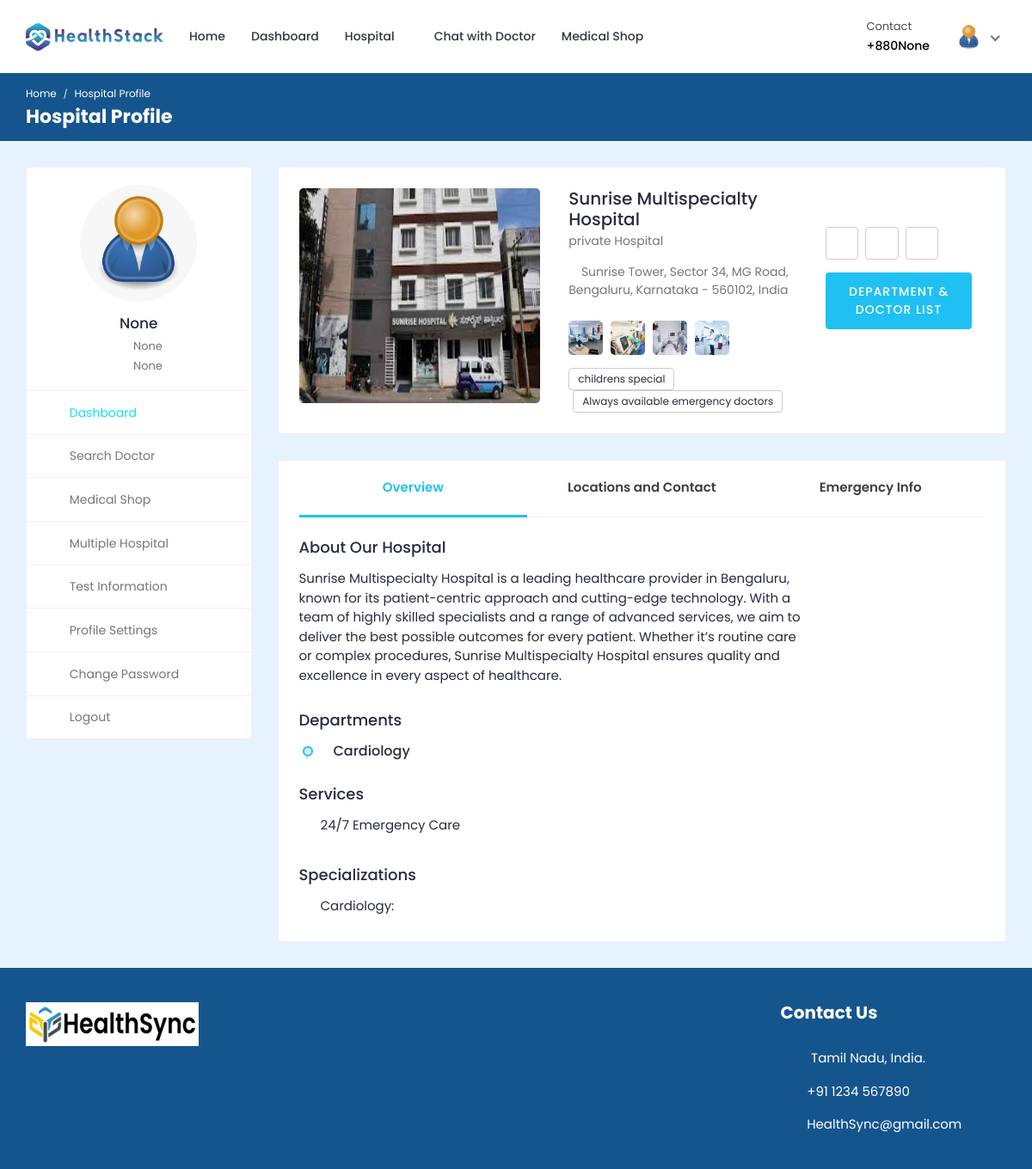
Screenshot of /hospital-profile/1/ (signed in) with the database file from the repository.
### hospital/models.py (models this page shows, shortened)
class Patient(models.Model):
    patient_id = models.AutoField(primary_key=True)
    user = models.OneToOneField(User, on_delete=models.CASCADE, null=True, blank=True, related_name='patient')
    name = models.CharField(max_length=200, null=True, blank=True)
    username = models.CharField(max_length=200, null=True, blank=True)
    age = models.IntegerField(null=True, blank=True)
    email = models.EmailField(max_length=200, null=True, blank=True)
    phone_number = models.IntegerField(null=True, blank=True)
    address = models.CharField(max_length=200, null=True, blank=True)
    featured_image = models.ImageField(upload_to='patients/', default='patients/user-default.png', null=True, blank=True)
    blood_group = models.CharField(max_length=200, null=True, blank=True)
    history = models.CharField(max_length=200, null=True, blank=True)
    dob = models.CharField(max_length=200, null=True, blank=True)
    nid = models.CharField(max_length=200, null=True, blank=True)
    serial_number = models.CharField(max_length=200, null=True, blank=True)
    login_status = models.CharField(max_length=200, null=True, blank=True, default="offline")

class Hospital_Information(models.Model):
    HOSPITAL_TYPE = (
        ('private', 'Private hospital'),
        ('public', 'Public hospital'),
    )
    hospital_id = models.AutoField(primary_key=True)
    name = models.CharField(max_length=200, null=True, blank=True)
    address = models.CharField(max_length=200, null=True, blank=True)
    featured_image = models.ImageField(upload_to='hospitals/', default='hospitals/default.png', null=True, blank=True)
    description = models.TextField(null=True, blank=True)
    email = models.EmailField(max_length=200, null=True, blank=True)
    phone_number = models.IntegerField(null=True, blank=True)
    hospital_type = models.CharField(max_length=200, choices=HOSPITAL_TYPE)
    general_bed_no = models.IntegerField(null=True, blank=True)
    available_icu_no = models.IntegerField(null=True, blank=True)
    regular_cabin_no = models.IntegerField(null=True, blank=True)
    emergency_cabin_no = models.IntegerField(null=True, blank=True)
    vip_cabin_no = models.IntegerField(null=True, blank=True)

### hospital_admin/models.py (models this page shows, shortened)
class hospital_department(models.Model):
    hospital_department_id = models.AutoField(primary_key=True)
    hospital_department_name = models.CharField(max_length=200, null=True, blank=True)
    hospital = models.ForeignKey(Hospital_Information, on_delete=models.CASCADE, null=True, blank=True)
    featured_image = models.ImageField(upload_to='departments/', default='departments/default.png', null=True, blank=True)

class service(models.Model):
    service_id = models.AutoField(primary_key=True)
    service_name = models.CharField(max_length=200, null=True, blank=True)
    hospital = models.ForeignKey(Hospital_Information, on_delete=models.CASCADE, null=True, blank=True)

class specialization(models.Model):
    specialization_id = models.AutoField(primary_key=True)
    specialization_name = models.CharField(max_length=200, null=True, blank=True)
    hospital = models.ForeignKey(Hospital_Information, on_delete=models.CASCADE, null=True, blank=True)

### hospital/views.py (the view, shortened to what this page needs)
# urls.py: path('hospital-profile/<int:pk>/', views.hospital_profile, name='hospital-profile'),
@csrf_exempt
@login_required(login_url="login")
def hospital_profile(request, pk):
    if request.user.is_authenticated:
        if request.user.is_patient:
            patient = Patient.objects.get(user=request.user)
            doctors = Doctor_Information.objects.all()
            hospitals = Hospital_Information.objects.get(hospital_id=pk)
            departments = hospital_department.objects.filter(hospital=hospitals)
            specializations = specialization.objects.filter(hospital=hospitals)
            services = service.objects.filter(hospital=hospitals)
            context = {'patient': patient, 'doctors': doctors, 'hospitals': hospitals, 'departments': departments, 'specializations': specializations, 'services': services}
            return render(request, 'hospital-profile.html', context)
    else:
        logout(request)
        messages.error(request, 'Not Authorized')
        return render(request, 'patient-login.html')

### templates/hospital-profile.html (shortened to what this page needs)
{% load static %}
<!DOCTYPE html>
<html lang="en">
<head>
		<link rel="stylesheet" href="{% static 'HealthStack-System/css/Normal/bootstrap.min.css' %}">
		<link rel="stylesheet" href="{% static 'HealthStack-System/plugins/Normal/fontawesome/css/fontawesome.min.css' %}">
		<link rel="stylesheet" href="{% static 'HealthStack-System/plugins/Normal/fontawesome/css/all.min.css' %}">
		<link rel="stylesheet" href="{% static 'HealthStack-System/plugins/Normal/fancybox/jquery.fancybox.min.css'%}">
		<link rel="stylesheet" href="{% static 'HealthStack-System/css/Normal/style.css' %}">
	</head>
	<body>
		<div class="main-wrapper">
			<header class="header">
				{% if user.is_authenticated and user.is_patient %}
				{% include 'patient_navbar.html' %}
				{% endif %}
			</header>
			<div class="breadcrumb-bar">
				<div class="container-fluid">
					<div class="row align-items-center">
						<div class="col-md-12 col-12">
							<nav aria-label="breadcrumb" class="page-breadcrumb">
								<ol class="breadcrumb">
									{% if user.is_authenticated and user.is_patient %}
									<li class="breadcrumb-item"><a href="{% url 'patient-dashboard' %}">Home</a></li>
									{% endif %}
									<li class="breadcrumb-item active" aria-current="page">Hospital Profile</li>
								</ol>
							</nav>
							<h2 class="breadcrumb-title">Hospital Profile</h2>
						</div>
					</div>
				</div>
			</div>
			<div class="content">
				<div class="container-fluid">
					<div class="row">
						<div class="col-md-5 col-lg-4 col-xl-3 theiaStickySidebar">
							<div>
								{% if user.is_authenticated and user.is_patient %}
								{% include 'patient-sidebar.html' %}
								{% endif %}
							</div>
						</div>
						<div class="col-md-7 col-lg-8 col-xl-9">
							<div class="card">
								<div class="card-body">
									<div class="doctor-widget">
										<div class="doc-info-left">
											<div class="row">
											<div class="col-lg-6 col-md-6" style=" display: flex;justify-content: left;width: 65%;">
											<div class="doctor-img">
												<img src="{{hospitals.featured_image.url}}" style="height: 250px; width: 280px; margin: auto; " alt="User Image">
											</div>
											</div>
											<div class="doc-info-cont col-md-6 col-lg-6">
												<h4 class="doc-name">{{hospitals.name}}</h4>
												<p class="doc-speciality">{{hospitals.hospital_type}} Hospital</p>
												<div class="clinic-details">
													<p class="doc-location"><i class="fas fa-map-marker-alt"></i> {{hospitals.address}}</p>
													<ul class="clinic-gallery">
														<li>
															<a href="{% static 'HealthStack-System/images/Normal/features/feature-01.jpg'%}" data-fancybox="gallery">
																<img src="{% static 'HealthStack-System/images/Normal/features/feature-01.jpg'%}" alt="Feature">
															</a>
														</li>
														<li>
															<a href="{% static 'HealthStack-System/images/Normal/features/feature-02.jpg'%}" data-fancybox="gallery">
																<img  src="{% static 'HealthStack-System/images/Normal/features/feature-02.jpg'%}" alt="Feature">
															</a>
														</li>
														<li>
															<a href="{% static 'HealthStack-System/images/Normal/features/feature-03.jpg'%}" data-fancybox="gallery">
																<img src="{% static 'HealthStack-System/images/Normal/features/feature-03.jpg'%}" alt="Feature">
															</a>
														</li>
														<li>
															<a href="{% static 'HealthStack-System/images/Normal/features/feature-04.jpg'%}" data-fancybox="gallery">
																<img src="{% static 'HealthStack-System/images/Normal/features/feature-04.jpg'%}" alt="Feature">
															</a>
														</li>
													</ul>
												</div>
												<div class="clinic-services">
													<span>childrens special</span>
													<span>Always available emergency doctors</span>
												</div>
											</div>
											</div>
										</div>
										<div class="doc-info-right col-md-6" >
											<div class="clini-infos">
												<ul>
													<li><i class="fas fa-map-marker-alt"></i></li>
												</ul>
											</div>
											<div class="doctor-action">
												<a href="javascript:void(0)" class="btn btn-white fav-btn">
													<i class="far fa-bookmark"></i>
												</a>
												<a href="chat.html" class="btn btn-white msg-btn">
													<i class="far fa-comment-alt"></i>
												</a>
												<a href="javascript:void(0)" class="btn btn-white call-btn" data-toggle="modal" data-target="#voice_call">
													<i class="fas fa-phone"></i>
												</a>
											</div>
											<div class="clinic-booking">
												<a class="apt-btn" href="{% url 'hospital-department-list' pk=hospitals.hospital_id %}">Department & Doctor List</a>
											</div>
											<br>
										</div>
									</div>
								</div>
							</div>
							<div class="card">
								<div class="card-body pt-0">
									<nav class="user-tabs mb-4">
										<ul class="nav nav-tabs nav-tabs-bottom nav-justified">
											<li class="nav-item">
												<a class="nav-link active" href="#doc_overview" data-toggle="tab">Overview</a>
											</li>
											<li class="nav-item">
												<a class="nav-link" href="#doc_locations" data-toggle="tab">Locations and Contact</a>
											</li>
											<li class="nav-item">
												<a class="nav-link" href="#doc_emergency" data-toggle="tab">Emergency Info</a>
											</li>
										</ul>
									</nav>
									<div class="tab-content pt-0">
										<div role="tabpanel" id="doc_overview" class="tab-pane fade show active">
											<div class="row">
												<div class="col-md-12 col-lg-9">
													<div class="widget about-widget">
														<h4 class="widget-title">About Our Hospital</h4>
														<p>{{hospitals.description}}</p>
													</div>
													<div class="widget awards-widget">
														<h4 class="widget-title">Departments</h4>
														<div class="experience-box">
															<ul class="experience-list">
																{% for department in departments %}
																<li>
																	<div class="experience-user">
																		<div class="before-circle"></div>
																	</div>
																	<div class="experience-content">
																		<div class="timeline-content">
																			<h4 class="exp-title">{{department.hospital_department_name}}</h4>
																		</div>
																	</div>
																</li>
																{% endfor %}
															</ul>
														</div>
													</div>
													<div class="service-list">
														<h4>Services</h4>
														<ul class="clearfix">
															{% for service in services %}
															<li>{{service.service_name}}</li>
															{% endfor %}
														</ul>
													</div>
													<div class="service-list">
														<h4>Specializations</h4>
														<ul class="clearfix">
															{% for specialization in specializations %}
															<li>{{specialization.specialization_name}}</li>
															{% endfor %}
														</ul>
													</div>
												</div>
											</div>
										</div>
									</div>
								</div>
							</div>
						</div>
				</div>
			</div>
			{% include 'footer.html' %}
		</div>
	</body>
</html>

### templates/patient_navbar.html (shortened to what this page needs)
{% load static %}
<nav class="navbar navbar-expand-lg header-nav">
  <div class="navbar-header">
    <a href="{% url 'hospital_home'%}" class="navbar-brand logo">
      <img
        src="{% static 'HealthStack-System/images/Normal/logo.jpg' %}"
        class="img-fluid"
        alt="Logo"
      />
    </a>
  </div>
  <div class="main-menu-wrapper">
    <ul class="main-nav">
      <li>
        <a href="{% url 'hospital_home'%}">Home</a>
      </li>
      <li>
        <a href="{% url 'patient-dashboard' %}">Dashboard</a>
      </li>
      <li class="has-submenu">
        <a href="#">Hospital <i class="fas fa-chevron-down"></i></a>
      </li>
      {% if user.is_authenticated and user.is_patient %}
      <li>
        <a href="{% url 'chat-home' pk=user.id %}">Chat with Doctor</a>
      </li>
      {% endif %}
      <li>
        <a href="{% url 'pharmacy_shop' %}">Medical Shop</a>
      </li>
    </ul>
  </div>
  <ul class="nav header-navbar-rht">
    <li class="nav-item contact-item">
      <div class="header-contact-img">
        <i class="far fa-hospital"></i>
      </div>
      <div class="header-contact-detail">
        <p class="contact-header">Contact</p>
        <p class="contact-info-header">+880{{patient.phone_number}}</p>
      </div>
    </li>
    <li class="nav-item dropdown has-arrow logged-item">
      <a href="#" class="dropdown-toggle nav-link" data-toggle="dropdown">
        <span class="user-img">
          <img
            class="rounded-circle"
            src="{{patient.featured_image.url}}"
            width="31"
            alt="Richard Wilson"
          />
        </span>
      </a>
    </li>
  </ul>
</nav>

### templates/patient-sidebar.html
{% load static %}
    <div class="profile-sidebar">
      <div class="widget-profile pro-widget-content">
        <div class="profile-info-widget">
          <a href="#" class="booking-doc-img">
            <img
              src="{{ patient.featured_image.url }}"
              alt="User Image"
            />
          </a>
          <div class="profile-det-info">
            <h3>{{patient.name}}</h3>
            <div class="patient-details">
              <h5>
                <i class="fas fa-birthday-cake"></i> {{ patient.dob }}
              </h5>
              <h5 class="mb-0">
                <i class="fas fa-map-marker-alt"></i>
                {{ patient.address }}
              </h5>
            </div>
          </div>
        </div>
      </div>
      <div class="dashboard-widget">
        <nav class="dashboard-menu sidebar">
          <ul>
            <li class="active">
              <a href="{% url 'patient-dashboard' %}">
                <i class="fas fa-columns"></i>
                <span>Dashboard</span>
              </a>
            </li>
            <li class="nav-item has-submenu">
              <a href="{% url 'search' %}">
                <i class="fas fa-user-md"></i>
                <span>Search Doctor</span>
              </a>
            </li>
            <li class="has-submenu">
              <a href="{% url 'pharmacy_shop' %}" class="nav-link">
                <i class="fas fa-capsules"></i>
                <span>Medical Shop</span>
              </a>
            </li>
            <li>
                <a href="{% url 'multiple-hospital' %}">
                  <i class="fas fa-hospital"></i>
                  <span>Multiple Hospital</span>
                </a>
            </li>
            <li>
              <a href="{% url 'doctor-test-list'%}" target="_blank">
                <i class="fas fa-hourglass-start"></i>
                <span>Test Information</span>
              </a>
            </li>
            <li>
              <a href="{% url 'profile-settings' %}">
                <i class="fas fa-user-cog"></i>
                <span>Profile Settings</span>
              </a>
            </li>
            <li>
              <a href="{% url 'change-password' pk=user.id%}">
                <i class="fas fa-lock"></i>
                <span>Change Password</span>
              </a>
            </li>
            <li>
              <a href="{% url 'logout' %}">
                <i class="fas fa-sign-out-alt"></i>
                <span>Logout</span>
              </a>
            </li>
          </ul>
        </nav>
      </div>
    </div>

### rows the page displays
Patient: phone_number "None", featured_image (placeholder picture), name "None", dob "None", address "None"
Hospital_Information: featured_image (picture), name "Sunrise Multispecialty Hospital", hospital_type "private", address "Sunrise Tower, Sector 34, MG Road, Bengaluru, Karnataka - 560102, India", description "Sunrise Multispecialty Hospital is a leading healthcare provider in Bengaluru, known for its patient-centric approach and cutting-edge technology. With a team of highly skilled specialists and a range of advanced services, we aim to deliver the best possible outcomes for every patient. Whether it’s routine care or complex procedures, Sunrise Multispecialty Hospital ensures quality and excellence in every aspect of healthcare."
hospital_department: hospital_department_name "Cardiology"
service: service_name "24/7 Emergency Care"
specialization: specialization_name "Cardiology:"
